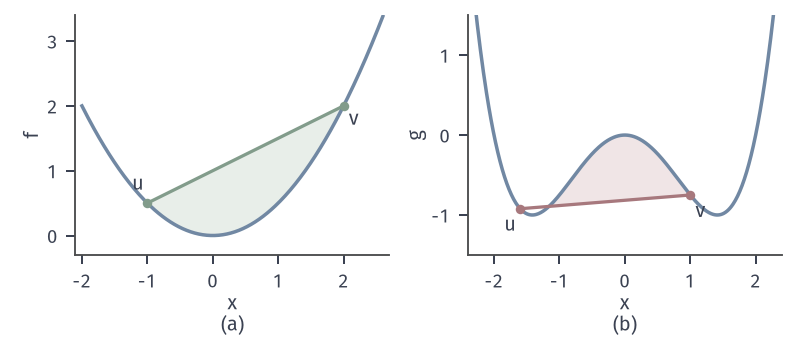

Generate this figure with Python:
from pathlib import Path
import sys
ROOT = next(p for p in Path(__file__).resolve().parents if (p/'build.sh').is_file() and (p/'tex/book.tex').is_file())
sys.path.insert(0, str(ROOT/'figures/00-shared/mathematical-preliminaries-upper/00-shared/comprehension-figures'))
from support import figure, save, BLUE, GREEN, YELLOW, RED, PURPLE, INK, MUTED, GRID, BLUE_FILL, GREEN_FILL, YELLOW_FILL, RED_FILL, PURPLE_FILL
import numpy as np
HERE = Path(__file__).resolve().parent
STROKE = '#4C4D4F'
def panel(fig, left, right, top, bottom, wspace):
    fig.set_layout_engine(None)
    fig.subplots_adjust(left=left, right=right, top=top, bottom=bottom, wspace=wspace)
def tags(fig, axes):
    for ax, s in zip(axes, ('(a)', '(b)', '(c)', '(d)')):
        p = ax.get_position(); fig.text((p.x0+p.x1)/2, .015, s, ha='center', va='bottom')

# 凸函数在弦下方；非凸函数的图像可以越过弦。
fig, axes = figure(width_mm=112, height_mm=48, ncols=2)
panel(fig, .095, .985, .955, .25, .25)
a=axes[0]; f=lambda x:x**2/2; x=np.linspace(-2,2.6,300); a.plot(x,f(x),color=BLUE,lw=1.4)
u,v=-1,2; a.plot([u,v],[f(u),f(v)],color=GREEN,lw=1.3)
xs=np.linspace(u,v,200); a.fill_between(xs,f(xs),f(u)+(f(v)-f(u))/(v-u)*(xs-u),facecolor=GREEN_FILL,edgecolor='none',zorder=0)
a.plot([u,v],[f(u),f(v)],'o',ms=3.8,color=GREEN,mew=0,zorder=4)
a.text(u-.05,f(u)+.2,'$u$',ha='right'); a.text(v+.08,f(v)-.05,'$v$',ha='left',va='top')
a.set_xlim(-2.1,2.7); a.set_ylim(-.3,3.4); a.set_xticks([-2,-1,0,1,2]); a.set_yticks([0,1,2,3]); a.set_xlabel('$x$',labelpad=1); a.set_ylabel('$f$',labelpad=2)
b=axes[1]; g=lambda x:x**4/4-x**2; x=np.linspace(-2.3,2.3,400); b.plot(x,g(x),color=BLUE,lw=1.4)
u,v=-1.6,1; b.plot([u,v],[g(u),g(v)],color=RED,lw=1.3)
xs=np.linspace(u,v,300); ch=g(u)+(g(v)-g(u))/(v-u)*(xs-u)
b.fill_between(xs,ch,g(xs),where=g(xs)>ch,facecolor=RED_FILL,edgecolor='none',zorder=0)
b.plot([u,v],[g(u),g(v)],'o',ms=3.8,color=RED,mew=0,zorder=4)
b.text(u-.06,g(u)-.08,'$u$',ha='right',va='top'); b.text(v+.08,g(v)-.08,'$v$',ha='left',va='top')
b.set_xlim(-2.4,2.4); b.set_ylim(-1.5,1.5); b.set_xticks([-2,-1,0,1,2]); b.set_yticks([-1,0,1]); b.set_xlabel('$x$',labelpad=1); b.set_ylabel('$g$',labelpad=2)
tags(fig, axes)
save(fig, HERE, 'figure', {'a':'x^2/2 on chord [-1,2]','b':'x^4/4-x^2 on chord [-1.6,1]'})
